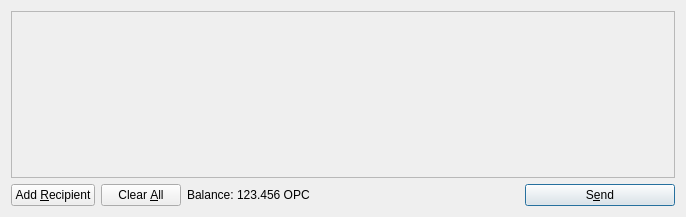
<?xml version="1.0" encoding="UTF-8"?>
<ui version="4.0">
 <class>SendCoinsDialog</class>
 <widget class="QDialog" name="SendCoinsDialog">
  <property name="geometry">
   <rect>
    <x>0</x>
    <y>0</y>
    <width>686</width>
    <height>217</height>
   </rect>
  </property>
  <property name="windowTitle">
   <string>Send Coins</string>
  </property>
  <layout class="QVBoxLayout" name="verticalLayout">
   <item>
    <widget class="QScrollArea" name="scrollArea">
     <property name="widgetResizable">
      <bool>true</bool>
     </property>
     <widget class="QWidget" name="scrollAreaWidgetContents">
      <property name="geometry">
       <rect>
        <x>0</x>
        <y>0</y>
        <width>666</width>
        <height>165</height>
       </rect>
      </property>
      <layout class="QVBoxLayout" name="verticalLayout_2">
       <property name="margin">
        <number>0</number>
       </property>
       <item>
        <layout class="QVBoxLayout" name="entries">
         <property name="spacing">
          <number>6</number>
         </property>
        </layout>
       </item>
       <item>
        <spacer name="verticalSpacer">
         <property name="orientation">
          <enum>Qt::Vertical</enum>
         </property>
         <property name="sizeHint" stdset="0">
          <size>
           <width>20</width>
           <height>40</height>
          </size>
         </property>
        </spacer>
       </item>
      </layout>
     </widget>
    </widget>
   </item>
   <item>
    <layout class="QHBoxLayout" name="horizontalLayout">
     <item>
      <widget class="QPushButton" name="addButton">
       <property name="toolTip">
        <string>Send to multiple recipients at once</string>
       </property>
       <property name="text">
        <string>Add &amp;Recipient</string>
       </property>
       <property name="icon">
        <iconset resource="../bitcoin.qrc">
         <normaloff>:/icons/add</normaloff>:/icons/add</iconset>
       </property>
       <property name="autoDefault">
        <bool>false</bool>
       </property>
      </widget>
     </item>
     <item>
      <widget class="QPushButton" name="clearButton">
       <property name="sizePolicy">
        <sizepolicy hsizetype="Minimum" vsizetype="Fixed">
         <horstretch>0</horstretch>
         <verstretch>0</verstretch>
        </sizepolicy>
       </property>
       <property name="toolTip">
        <string>Remove all transaction fields</string>
       </property>
       <property name="text">
        <string>Clear &amp;All</string>
       </property>
       <property name="icon">
        <iconset resource="../bitcoin.qrc">
         <normaloff>:/icons/remove</normaloff>:/icons/remove</iconset>
       </property>
       <property name="autoRepeatDelay">
        <number>300</number>
       </property>
       <property name="autoDefault">
        <bool>false</bool>
       </property>
      </widget>
     </item>
     <item>
      <layout class="QHBoxLayout" name="horizontalLayout_2">
       <property name="spacing">
        <number>3</number>
       </property>
       <item>
        <widget class="QLabel" name="label">
         <property name="text">
          <string>Balance:</string>
         </property>
        </widget>
       </item>
       <item>
        <widget class="QLabel" name="labelBalance">
         <property name="cursor">
          <cursorShape>IBeamCursor</cursorShape>
         </property>
         <property name="text">
          <string>123.456 OPC</string>
         </property>
         <property name="textInteractionFlags">
          <set>Qt::LinksAccessibleByMouse|Qt::TextSelectableByKeyboard|Qt::TextSelectableByMouse</set>
         </property>
        </widget>
       </item>
      </layout>
     </item>
     <item>
      <spacer name="horizontalSpacer">
       <property name="orientation">
        <enum>Qt::Horizontal</enum>
       </property>
       <property name="sizeHint" stdset="0">
        <size>
         <width>40</width>
         <height>20</height>
        </size>
       </property>
      </spacer>
     </item>
     <item>
      <widget class="QPushButton" name="sendButton">
       <property name="minimumSize">
        <size>
         <width>150</width>
         <height>0</height>
        </size>
       </property>
       <property name="toolTip">
        <string>Confirm the send action</string>
       </property>
       <property name="text">
        <string>S&amp;end</string>
       </property>
       <property name="icon">
        <iconset resource="../bitcoin.qrc">
         <normaloff>:/icons/send</normaloff>:/icons/send</iconset>
       </property>
       <property name="default">
        <bool>true</bool>
       </property>
      </widget>
     </item>
    </layout>
   </item>
  </layout>
 </widget>
 <resources>
  <include location="../bitcoin.qrc"/>
 </resources>
 <connections/>
</ui>
